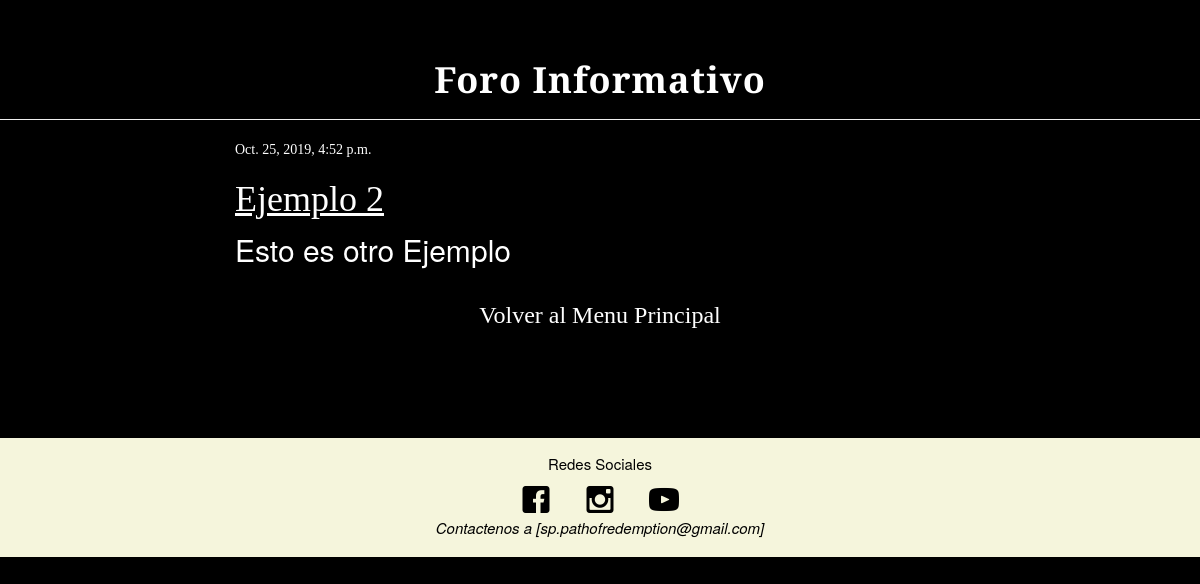
/post/2/, run on an earlier commit of the app's database.
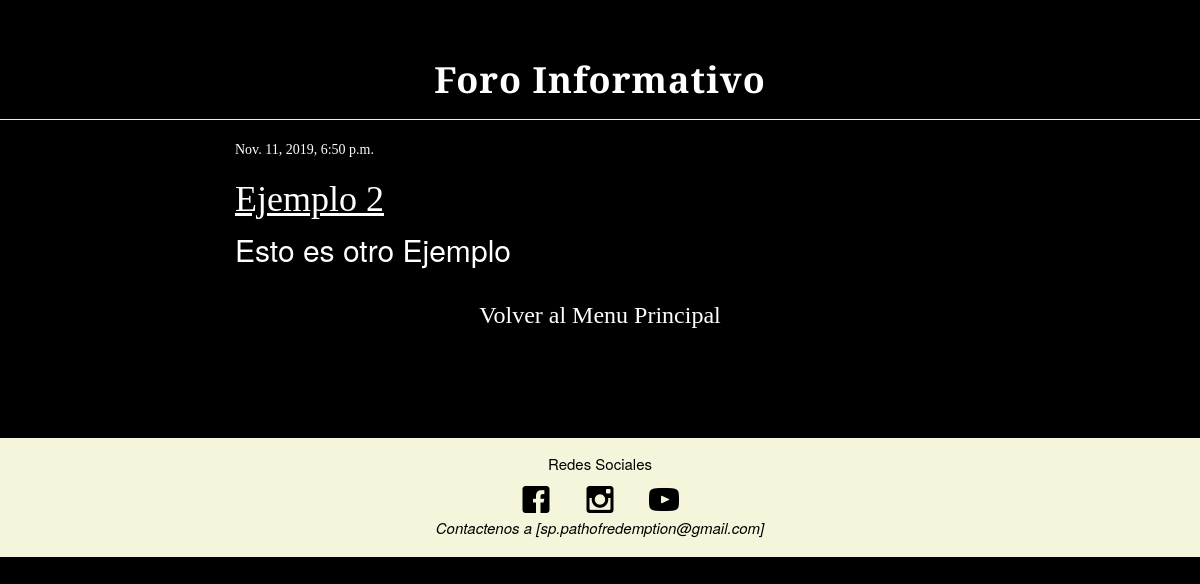
And on a later commit of the database.
### Foro/models.py (models this page shows, shortened)
class Post(models.Model):
    author = models.ForeignKey('auth.User', on_delete=models.CASCADE)
    title = models.CharField(max_length=200)
    text = models.TextField()
    created_date = models.DateTimeField(
            default=timezone.now)
    published_date = models.DateTimeField(
            blank=True, null=True)

### Foro/views.py (the view)
# urls.py: path('post/<int:pk>/', views.post_detail, name='post_detail'),
def post_detail(request, pk):
    post = get_object_or_404(Post, pk=pk)
    return render(request, 'Foro/post_detail.html', {'post': post})

### Foro/templates/Foro/post_detail.html (shortened to what this page needs)
{% extends 'Foro/base.html' %} {% block content %}
<div class="post">
    {% if post.published_date %}
    <div class="date">
        {{ post.published_date }}
    </div>
    {% endif %}
    <h1 class="titulo_post">{{ post.title }}</h1>
    <p class="cont_post">{{ post.text|linebreaksbr }}</p>
</div>
{% endblock %} {% block barra_busqueda %} {% endblock barra_busqueda %}

What changed in the data, as far as the page shows it:
changed Post "Ejemplo 2": published_date "Oct. 25, 2019, 4:52 p.m." → "Nov. 11, 2019, 6:50 p.m."
